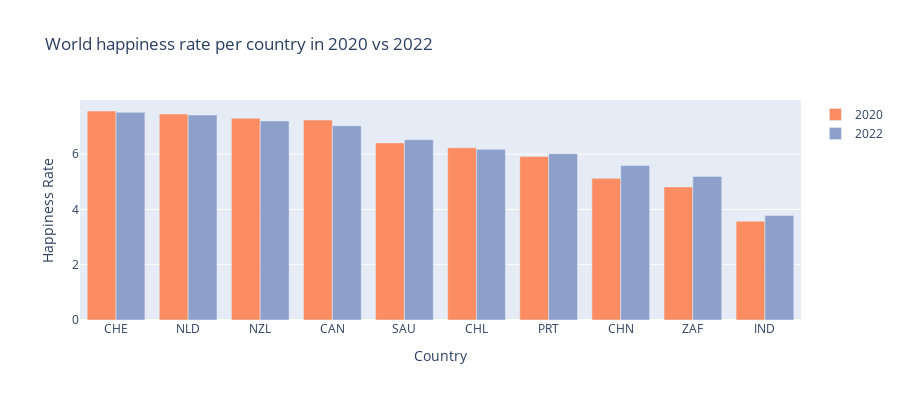

Write notebook code for a chart like this one.
### Markdown cell above
From this visualisation can be concluded that for every chosen country the inflation has increased in 2022 in perspective to 2020. With that said, let's start to look at the world happiness rates in 2020 and 2022.

The second visualisation represents the happiness rate per country in 2020 and in 2022. For every country two bars have been plotted to represent the happiness rate in the two years. The orange bars represent the year 2020 and the blue represent the year 2022.

### Code cell
{
    "tags": [
        "hide-input",
    ]
}
# Define the colors (ChatGPT)
colors = ['rgb(102,194,165)', 'rgb(252,141,98)', 'rgb(141,160,203)']

# creeer de layout
layout = go.Layout(
    xaxis=go.layout.XAxis(
        type='category' # het type van de X as is categorisch
    ),
#     yaxis = go.layout.YAxis(
#         tickformat = ',.0%', # toon als percentage
#     ),
    height=400
)

year2020 = go.Bar(
    x=happiness_2020['Country name'],
    y=happiness_2020['Happiness score'], # by year 2020
    name='2020',
    marker=dict(color=colors[1]) #ChatGPT 
)
year2022 = go.Bar(
    x=happiness_2022['Country'],
    y=happiness_2022['Happiness score'],
    name='2022',
    marker=dict(color=colors[2]) #ChatGPT
)

# creeer het figuur
# data = [happy2020, year2020, happy2022, year2022]
data = [year2020, year2022]
fig = go.Figure(data=data, layout=layout)

# labels
fig.update_layout(
    title="World happiness rate per country in 2020 vs 2022",
    xaxis_title="Country",
    yaxis_title="Happiness Rate")
    
fig.show()

### Figure 1 — Plotly figure (JSON) as saved in the notebook; plotly's stock layout.template omitted (floating-point values rounded to 4 significant figures)
{"data": [{"marker": {"color": "rgb(252,141,98)"}, "name": "2020", "type": "bar", "x": ["CHE", "NLD", "NZL", "CAN", "SAU", "CHL", "PRT", "CHN", "ZAF", "IND"], "y": [7.56, 7.449, 7.3, 7.232, 6.406, 6.228, 5.911, 5.124, 4.814, 3.573]}, {"marker": {"color": "rgb(141,160,203)"}, "name": "2022", "type": "bar", "x": ["CHE", "NLD", "NZL", "CAN", "SAU", "CHL", "PRT", "CHN", "ZAF", "IND"], "y": [7.512, 7.415, 7.2, 7.025, 6.523, 6.172, 6.016, 5.585, 5.194, 3.777]}], "layout": {"height": 400, "title": {"text": "World happiness rate per country in 2020 vs 2022"}, "xaxis": {"title": {"text": "Country"}, "type": "category"}, "yaxis": {"title": {"text": "Happiness Rate"}}}}
